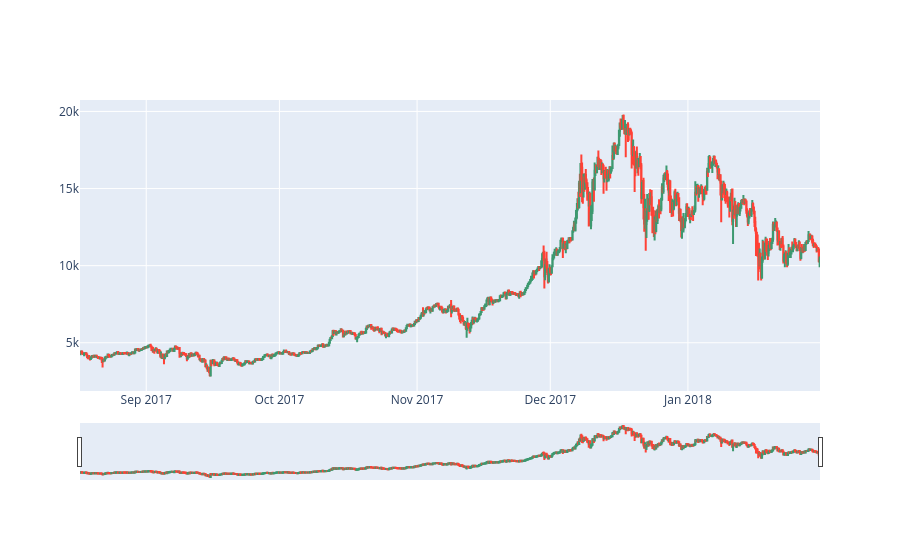

Notebook cell for this chart:
### Code cell
go.Figure(
    data=[
        go.Candlestick(
            x=ohlc[f"open_time"].head(HEAD),
            open=ohlc[f"open"].head(HEAD),
            high=ohlc[f"high"].head(HEAD),
            low=ohlc[f"low"].head(HEAD),
            close=ohlc[f"close"].head(HEAD)
        )
    ]
)

### Figure 1 — Plotly figure (JSON) as saved in the notebook; plotly's stock layout.template omitted (floating-point values rounded to 4 significant figures; data arrays with more than 128 entries replaced by an {"elided": "..."} marker saying what was removed)
{"data": [{"close": {"elided": "1000 float values"}, "high": {"elided": "1000 float values"}, "low": {"elided": "1000 float values"}, "open": {"elided": "1000 float values"}, "type": "candlestick", "x": {"elided": "1000 str values"}}], "layout": {}}
